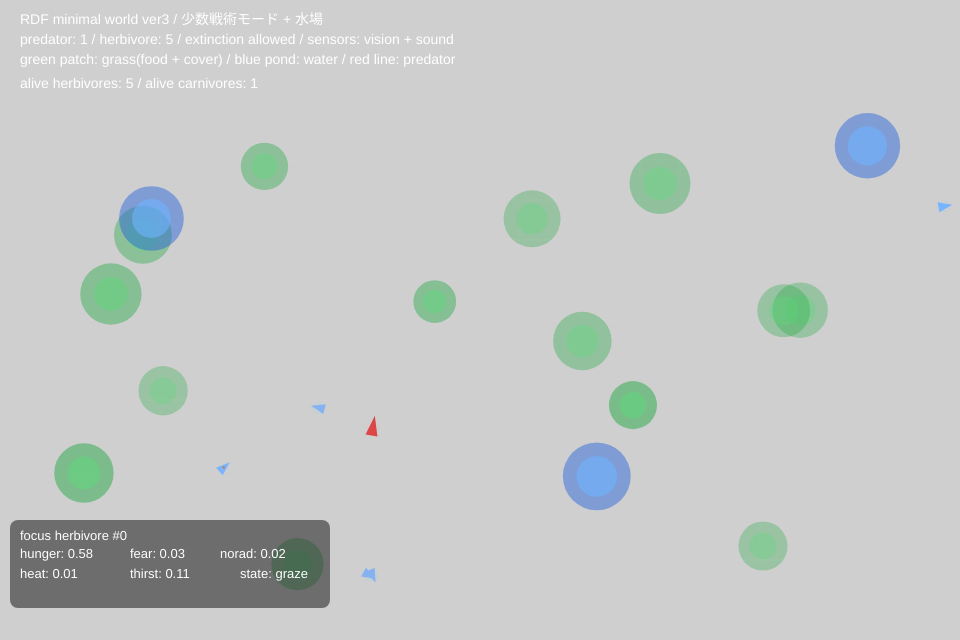
Frame 1 (no input)
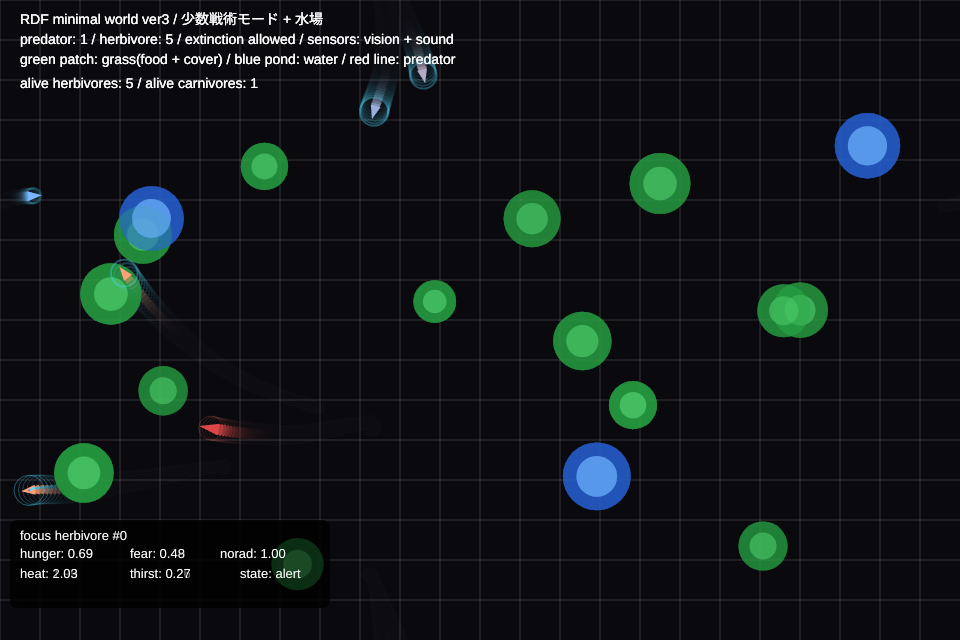
Frame 60 (no input)
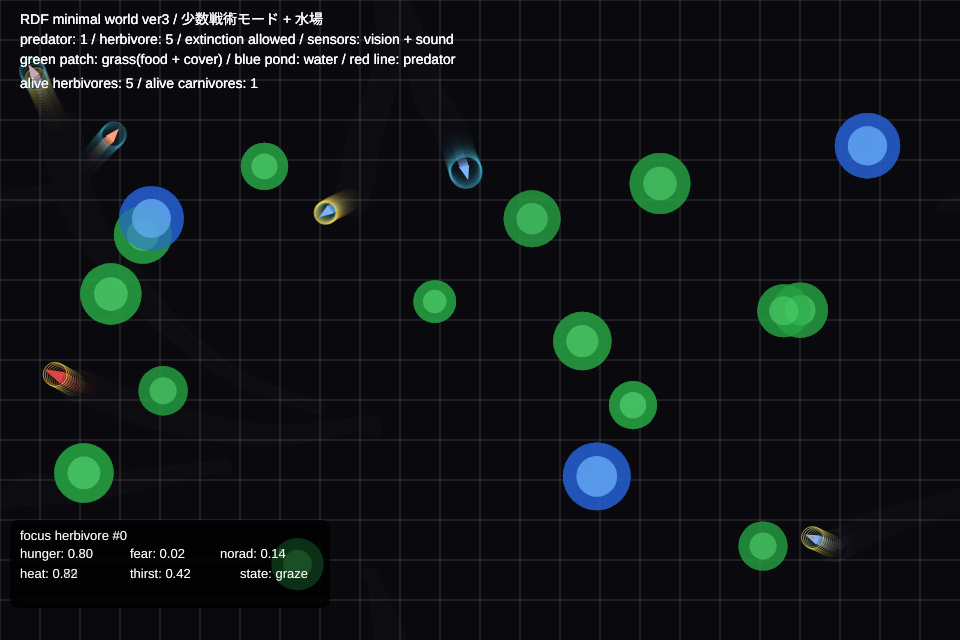
Frame 120 (the mouse pressed at the canvas centre since frame 60)

The p5.js sketch that drew these frames (run headless with seeded random() and noise() and a simulated clock; from frame 60 on, the mouse is pressed at the canvas centre):

// p5.js sketch
// ── sketch.js
/*
RDF minimal world ver3
少数戦術モード + 水場追加
*/

let herbivores = [];
let carnivores = [];
let grassPatches = [];
let waterSources = [];

const NUM_HERBIVORES = 5;
const NUM_CARNIVORES = 1;
const NUM_GRASS = 14;
const NUM_WATER = 3;

let focusHerbivore = null;

function setup() {
  createCanvas(960, 640);

  for (let i = 0; i < NUM_GRASS; i++) {
    grassPatches.push(new GrassPatch(random(60, width - 60), random(80, height - 60)));
  }
  for (let i = 0; i < NUM_WATER; i++) {
    waterSources.push(new WaterSource(random(90, width - 90), random(110, height - 90)));
  }
  for (let i = 0; i < NUM_HERBIVORES; i++) {
    herbivores.push(new Herbivore(random(width), random(height), i));
  }
  for (let i = 0; i < NUM_CARNIVORES; i++) {
    carnivores.push(new Carnivore(random(width), random(height)));
  }

  focusHerbivore = herbivores[0] || null;
}

function draw() {
  background(12, 14, 18, 50);
  drawGrid();

  for (const g of grassPatches) { g.update(); g.show(); }
  for (const w of waterSources) { w.show(); }
  for (const c of carnivores) { if (c.alive) { c.update(); c.show(); } }
  for (const h of herbivores) { if (h.alive) { h.update(); h.show(); } }

  drawUI();
  drawFocusOverlay();
}

function drawGrid() {
  stroke(255, 255, 255, 10); strokeWeight(1);
  for (let x = 0; x < width; x += 40) line(x, 0, x, height);
  for (let y = 0; y < height; y += 40) line(0, y, width, y);
}

function drawUI() {
  noStroke(); fill(255); textSize(14);
  text('RDF minimal world ver3 / 少数戦術モード + 水場', 20, 24);
  text('predator: 1 / herbivore: 5 / extinction allowed / sensors: vision + sound', 20, 44);
  text('green patch: grass(food + cover) / blue pond: water / red line: predator', 20, 64);
  const aliveHerb = herbivores.filter(h => h.alive).length;
  const aliveCarn = carnivores.filter(c => c.alive).length;
  text(`alive herbivores: ${aliveHerb} / alive carnivores: ${aliveCarn}`, 20, 88);
}

function drawFocusOverlay() {
  if (!focusHerbivore || !focusHerbivore.alive) {
    focusHerbivore = herbivores.find(h => h.alive) || null;
  }
  if (!focusHerbivore) return;
  const x = 20, y = height - 100;
  noStroke(); fill(0, 0, 0, 120);
  rect(x - 10, y - 20, 320, 88, 8);
  fill(255); textSize(13);
  text(`focus herbivore #${focusHerbivore.id}`, x, y);
  text(`hunger: ${focusHerbivore.hunger.toFixed(2)}`, x, y + 18);
  text(`fear: ${focusHerbivore.fear.toFixed(2)}`, x + 110, y + 18);
  text(`norad: ${focusHerbivore.norad.toFixed(2)}`, x + 200, y + 18);
  text(`heat: ${focusHerbivore.H.toFixed(2)}`, x, y + 38);
  text(`thirst: ${focusHerbivore.thirst.toFixed(2)}`, x + 110, y + 38);
  text(`state: ${focusHerbivore.stateLabel()}`, x + 220, y + 38);
}

function lineBlockedByGrass(a, b) {
  for (const g of grassPatches) {
    if (distancePointToSegment(g.pos, a, b) < g.radius * 0.9) return true;
  }
  return false;
}

function distancePointToSegment(p, a, b) {
  const ab = p5.Vector.sub(b, a);
  const ap = p5.Vector.sub(p, a);
  const abLenSq = ab.magSq();
  if (abLenSq === 0) return p5.Vector.dist(p, a);
  let t = constrain(ap.dot(ab) / abLenSq, 0, 1);
  return p5.Vector.dist(p, p5.Vector.add(a, ab.mult(t)));
}

class GrassPatch {
  constructor(x, y) {
    this.pos = createVector(x, y);
    this.radius = random(20, 34);
    this.nutrition = random(0.45, 1.0);
    this.cover = random(0.35, 1.0);
    this.growRate = random(0.0008, 0.0018);
  }
  update() { this.nutrition = min(1.0, this.nutrition + this.growRate); }
  consume(amount) { const eaten = min(this.nutrition, amount); this.nutrition -= eaten; return eaten; }
  show() {
    noStroke();
    const alpha = map(this.nutrition, 0, 1, 30, 130);
    fill(40, 170, 70, alpha); circle(this.pos.x, this.pos.y, this.radius * 2);
    fill(90, 220, 120, alpha * 0.9); circle(this.pos.x, this.pos.y, this.radius * 1.1);
  }
}

class WaterSource {
  constructor(x, y) {
    this.pos = createVector(x, y);
    this.radius = random(24, 38);
  }
  show() {
    noStroke();
    fill(40, 100, 220, 120); circle(this.pos.x, this.pos.y, this.radius * 2);
    fill(110, 180, 255, 150); circle(this.pos.x, this.pos.y, this.radius * 1.2);
  }
}

class Herbivore {
  constructor(x, y, id) {
    this.id = id; this.alive = true;
    this.pos = createVector(x, y);
    this.vel = p5.Vector.random2D().mult(random(0.6, 1.2));
    this.acc = createVector(0, 0);
    this.M = random(0.91, 0.965); this.H = 0; this.theta = random(2.0, 3.0);
    this.hunger = random(0.15, 0.7); this.thirst = random(0.1, 0.55);
    this.fear = 0; this.norad = 0;
    this.wFood = random(0.7, 1.2); this.wWater = random(0.9, 1.4);
    this.wPred = random(1.1, 1.9); this.wCover = random(0.55, 1.2); this.wSound = random(0.35, 0.7);
    this.isEating = false; this.eatTimer = 0; this.targetGrass = null;
    this.cooldown = 0; this.justLeaped = 0;
    this.lastForces = { food: createVector(0,0), water: createVector(0,0), cover: createVector(0,0), pred: createVector(0,0), sound: createVector(0,0) };
  }

  stateLabel() {
    if (!this.alive) return 'dead';
    if (this.isEating) return 'eating';
    if (this.thirst > 0.75) return 'drink';
    if (this.fear > 0.55) return 'escape';
    if (this.norad > 0.35) return 'alert';
    return 'graze';
  }

  update() {
    if (!this.alive) return;
    this.acc.mult(0);
    this.hunger = constrain(this.hunger + 0.0018, 0, 1);
    this.thirst = constrain(this.thirst + 0.0026, 0, 1);
    this.fear *= 0.94;
    this.norad = constrain(this.norad * 0.93 + this.fear * 0.16, 0, 1);
    if (this.cooldown > 0) this.cooldown--;
    if (this.justLeaped > 0) this.justLeaped--;

    if (this.isEating) { this.updateEating(); this.wrap(); return; }

    const sensed = this.senseWorld();
    const inertialFlow = this.vel.copy().mult(this.M);
    let totalForce = createVector(0, 0);
    totalForce.add(sensed.food.copy().mult(this.wFood));
    totalForce.add(sensed.water.copy().mult(this.wWater));
    totalForce.add(sensed.cover.copy().mult(this.wCover));
    totalForce.add(sensed.pred.copy().mult(this.wPred));
    totalForce.add(sensed.sound.copy().mult(this.wSound));
    this.lastForces = sensed;

    const error = p5.Vector.sub(totalForce, inertialFlow).mag();
    this.H += error * 0.014; this.H *= 0.992;
    totalForce.add(p5.Vector.random2D().mult(this.H * 0.10));
    if (this.H > this.theta && this.cooldown === 0) this.leap();

    this.acc.add(totalForce); this.vel.add(this.acc);
    this.vel.limit(map(this.norad, 0, 1, 1.9, 4.2));
    this.pos.add(this.vel); this.wrap();

    if (this.targetGrass) {
      const d = p5.Vector.dist(this.pos, this.targetGrass.pos);
      if (d < this.targetGrass.radius * 0.45 && this.targetGrass.nutrition > 0.08 && this.fear < 0.45 && this.thirst < 0.75) {
        this.isEating = true; this.eatTimer = int(random(26, 44)); this.vel.mult(0);
      }
    }
    this.tryDrink();
  }

  updateEating() {
    this.vel.mult(0.55);
    if (this.vel.mag() < 0.03) this.vel.mult(0);
    if (this.targetGrass) { const eaten = this.targetGrass.consume(0.012); this.hunger = max(0, this.hunger - eaten * 0.9); }
    this.tryDrink();
    const nearestPred = this.nearestPredatorDistance();
    if (nearestPred < 90) { this.isEating = false; this.fear = min(1, this.fear + 0.5); this.norad = min(1, this.norad + 0.4); return; }
    this.eatTimer--;
    if (this.eatTimer <= 0 || !this.targetGrass || this.targetGrass.nutrition <= 0.03) this.isEating = false;
  }

  senseWorld() {
    let foodForce = createVector(0,0), waterForce = createVector(0,0);
    let coverForce = createVector(0,0), predForce = createVector(0,0), soundForce = createVector(0,0);
    let bestFoodScore = -Infinity; this.targetGrass = null;

    for (const g of grassPatches) {
      const toGrass = p5.Vector.sub(g.pos, this.pos);
      const d = max(toGrass.mag(), 1); const dir = toGrass.copy().normalize();
      const foodWeight = this.hunger * (1.0 - this.norad);
      const coverWeight = this.norad * 1.5 + this.fear * 0.9;
      const foodStrength = (g.nutrition * foodWeight) / d;
      const coverStrength = (g.cover * coverWeight) / d;
      if (d < 220) foodForce.add(dir.copy().mult(foodStrength));
      if (d < 180) coverForce.add(dir.copy().mult(coverStrength));
      const score = foodStrength * 1.3 + coverStrength;
      if (score > bestFoodScore) { bestFoodScore = score; this.targetGrass = g; }
    }

    for (const w of waterSources) {
      const toWater = p5.Vector.sub(w.pos, this.pos);
      const d = max(toWater.mag(), 1); const dir = toWater.copy().normalize();
      if (d < 260) waterForce.add(dir.mult((this.thirst * 1.7) / d));
    }

    for (const c of carnivores) {
      if (!c.alive) continue;
      const d = max(p5.Vector.dist(this.pos, c.pos), 1);
      if (d < 150 && !lineBlockedByGrass(this.pos, c.pos)) {
        const away = p5.Vector.sub(this.pos, c.pos).normalize();
        predForce.add(away.mult(map(d, 0, 150, 3.0, 0, true)));
        this.fear = min(1, this.fear + 0.12); this.norad = min(1, this.norad + 0.08);
      }
      if (d < 260) {
        const away = p5.Vector.sub(this.pos, c.pos).normalize();
        soundForce.add(away.mult(map(d, 0, 260, 0.8, 0, true)));
        this.fear = min(1, this.fear + 0.025); this.norad = min(1, this.norad + 0.02);
      }
    }

    return { food: foodForce, water: waterForce, cover: coverForce, pred: predForce, sound: soundForce };
  }

  tryDrink() {
    for (const w of waterSources) {
      if (p5.Vector.dist(this.pos, w.pos) < w.radius * 0.8) this.thirst = max(0, this.thirst - 0.02);
    }
  }

  nearestPredatorDistance() {
    let best = Infinity;
    for (const c of carnivores) { if (!c.alive) continue; best = min(best, p5.Vector.dist(this.pos, c.pos)); }
    return best;
  }

  leap() {
    this.wFood = constrain(this.wFood + random(-0.25, 0.35), 0.25, 1.8);
    this.wWater = constrain(this.wWater + random(-0.2, 0.25), 0.4, 2.0);
    this.wPred = constrain(this.wPred + random(-0.2, 0.3), 0.7, 2.4);
    this.wCover = constrain(this.wCover + random(-0.2, 0.35), 0.2, 1.8);
    this.wSound = constrain(this.wSound + random(-0.1, 0.15), 0.15, 1.0);
    this.theta = constrain(this.theta + random(-0.2, 0.2), 1.6, 4.0);
    this.vel.rotate(random(-PI / 2, PI / 2)); this.H *= 0.28; this.cooldown = 50; this.justLeaped = 18;
  }

  die() { this.alive = false; }

  wrap() {
    if (this.pos.x < 0) this.pos.x = width; if (this.pos.x > width) this.pos.x = 0;
    if (this.pos.y < 0) this.pos.y = height; if (this.pos.y > height) this.pos.y = 0;
  }

  show() {
    if (!this.alive) return;
    push(); translate(this.pos.x, this.pos.y);
    noFill(); stroke(80, 220, 255, map(this.H, 0, 4, 20, 180, true)); circle(0, 0, 10 + this.H * 10);
    if (this.justLeaped > 0) { stroke(255, 220, 80, 180); circle(0, 0, 22); }
    noStroke();
    fill(lerpColor(color(120, 180, 255), color(255, 160, 120), this.norad));
    rotate(this.vel.heading()); triangle(8, 0, -6, -5, -6, 5);
    if (this.isEating) { fill(255, 255, 255, 180); circle(0, -10, 4); }
    pop();
    if (this === focusHerbivore) {
      drawVector(this.pos, this.lastForces.food, color(80, 220, 120), 180);
      drawVector(this.pos, this.lastForces.water, color(160, 120, 255), 180);
      drawVector(this.pos, this.lastForces.cover, color(80, 220, 255), 180);
      drawVector(this.pos, this.lastForces.pred, color(255, 80, 80), 180);
    }
  }
}

class Carnivore {
  constructor(x, y) {
    this.alive = true;
    this.pos = createVector(x, y); this.vel = p5.Vector.random2D().mult(random(1.0, 1.4));
    this.acc = createVector(0, 0);
    this.M = random(0.91, 0.97); this.H = 0; this.theta = random(2.0, 3.0);
    this.hunger = random(0.25, 0.8); this.thirst = random(0.1, 0.55); this.focus = random(0.25, 0.7);
    this.wPrey = random(0.9, 1.4); this.wWater = random(0.85, 1.35);
    this.wCover = random(0.45, 1.0); this.wSound = random(0.15, 0.4);
    this.targetPrey = null; this.cooldown = 0; this.justLeaped = 0;
  }

  update() {
    if (!this.alive) return;
    this.acc.mult(0);
    this.hunger = constrain(this.hunger + 0.0012, 0, 1);
    this.thirst = constrain(this.thirst + 0.0022, 0, 1);
    this.focus *= 0.992;
    if (this.cooldown > 0) this.cooldown--;
    if (this.justLeaped > 0) this.justLeaped--;

    const sensed = this.senseWorld();
    const inertialFlow = this.vel.copy().mult(this.M);
    let totalForce = createVector(0, 0);
    totalForce.add(sensed.prey.copy().mult(this.wPrey));
    totalForce.add(sensed.water.copy().mult(this.wWater));
    totalForce.add(sensed.cover.copy().mult(this.wCover));
    totalForce.add(sensed.sound.copy().mult(this.wSound));

    const error = p5.Vector.sub(totalForce, inertialFlow).mag();
    this.H += error * 0.012; this.H *= 0.993;
    totalForce.add(p5.Vector.random2D().mult(this.H * 0.08));
    if (this.H > this.theta && this.cooldown === 0) this.leap();

    this.acc.add(totalForce); this.vel.add(this.acc); this.vel.limit(3.2);
    this.pos.add(this.vel); this.wrap(); this.tryCatch(); this.tryDrink();
  }

  senseWorld() {
    let preyForce = createVector(0,0), waterForce = createVector(0,0);
    let coverForce = createVector(0,0), soundForce = createVector(0,0);
    let bestScore = -Infinity; this.targetPrey = null;

    for (const h of herbivores) {
      if (!h.alive) continue;
      const d = max(p5.Vector.dist(this.pos, h.pos), 1);
      if (d < 170 && !lineBlockedByGrass(this.pos, h.pos)) {
        const dir = p5.Vector.sub(h.pos, this.pos).normalize();
        const preyStrength = (this.hunger * 2.0 + 0.3) / d;
        preyForce.add(dir.mult(preyStrength));
        if (preyStrength > bestScore) { bestScore = preyStrength; this.targetPrey = h; }
      }
      if (d < 240) {
        const dir = p5.Vector.sub(h.pos, this.pos).normalize();
        soundForce.add(dir.mult(map(d, 0, 240, 0.45, 0, true)));
      }
    }

    for (const w of waterSources) {
      const toWater = p5.Vector.sub(w.pos, this.pos);
      const d = max(toWater.mag(), 1);
      if (d < 260) waterForce.add(toWater.copy().normalize().mult((this.thirst * 1.6) / d));
    }

    for (const g of grassPatches) {
      const toGrass = p5.Vector.sub(g.pos, this.pos);
      const d = max(toGrass.mag(), 1);
      if (d < 180) coverForce.add(toGrass.copy().normalize().mult((g.cover * (this.hunger * 0.35 + 0.2)) / d));
    }

    return { prey: preyForce, water: waterForce, cover: coverForce, sound: soundForce };
  }

  tryCatch() {
    for (const h of herbivores) {
      if (!h.alive) continue;
      if (p5.Vector.dist(this.pos, h.pos) < 10) {
        h.die(); this.hunger = max(0, this.hunger - 0.5);
        this.thirst = max(0, this.thirst - 0.08); this.focus = min(1, this.focus + 0.35);
      }
    }
  }

  tryDrink() {
    for (const w of waterSources) {
      if (p5.Vector.dist(this.pos, w.pos) < w.radius * 0.8) this.thirst = max(0, this.thirst - 0.018);
    }
  }

  leap() {
    this.wPrey = constrain(this.wPrey + random(-0.2, 0.3), 0.3, 2.0);
    this.wWater = constrain(this.wWater + random(-0.15, 0.2), 0.4, 1.9);
    this.wCover = constrain(this.wCover + random(-0.1, 0.18), 0.1, 1.4);
    this.wSound = constrain(this.wSound + random(-0.08, 0.12), 0.05, 0.7);
    this.theta = constrain(this.theta + random(-0.2, 0.2), 1.6, 4.0);
    this.vel.rotate(random(-PI / 3, PI / 3)); this.H *= 0.35; this.cooldown = 50; this.justLeaped = 18;
  }

  wrap() {
    if (this.pos.x < 0) this.pos.x = width; if (this.pos.x > width) this.pos.x = 0;
    if (this.pos.y < 0) this.pos.y = height; if (this.pos.y > height) this.pos.y = 0;
  }

  show() {
    if (!this.alive) return;
    push(); translate(this.pos.x, this.pos.y);
    noFill(); stroke(255, 120, 90, map(this.H, 0, 4, 18, 130, true)); circle(0, 0, 12 + this.H * 8);
    if (this.justLeaped > 0) { stroke(255, 220, 80, 180); circle(0, 0, 24); }
    noStroke(); fill(220, 70, 70); rotate(this.vel.heading()); triangle(12, 0, -8, -6, -8, 6);
    pop();
  }
}

function drawVector(origin, vec, col, scale = 220) {
  const v = vec.copy().mult(scale);
  stroke(col); strokeWeight(2);
  line(origin.x, origin.y, origin.x + v.x, origin.y + v.y);
}
